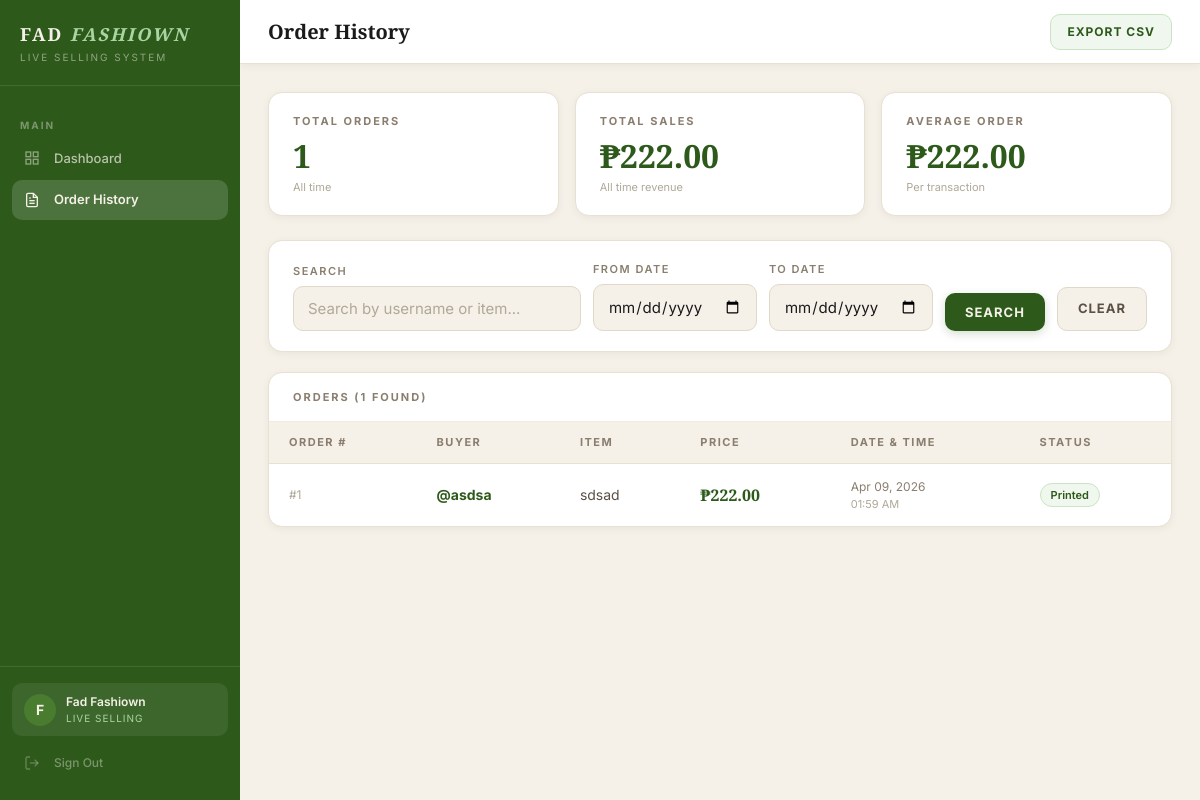
/orders (signed in), run on the app's committed database.
### auth/models.py (models this page shows, shortened)
class Client(UserMixin, db.Model):
    __tablename__ = 'clients'
    id = db.Column(db.Integer, primary_key=True)
    business_name = db.Column(db.String(100), nullable=False)
    email = db.Column(db.String(120), unique=True, nullable=False)
    password_hash = db.Column(db.String(255), nullable=False)
    plan = db.Column(db.String(20), default='active')
    is_active = db.Column(db.Boolean, default=True)
    is_admin = db.Column(db.Boolean, default=False)
    created_at = db.Column(db.DateTime, default=datetime.utcnow)
    last_login = db.Column(db.DateTime, nullable=True)
    orders = db.relationship('Order', backref='client', lazy=True)

class Order(db.Model):
    __tablename__ = 'orders'
    id = db.Column(db.Integer, primary_key=True)
    client_id = db.Column(
        db.Integer,
        db.ForeignKey('clients.id'),
        nullable=False
    )
    buyer_username = db.Column(db.String(100), nullable=False)
    item_name = db.Column(db.String(200), nullable=False)
    price = db.Column(db.Float, nullable=False)
    timestamp = db.Column(db.DateTime, default=datetime.utcnow)
    label_printed = db.Column(db.Boolean, default=False)

### dashboard/routes.py (the view, shortened to what this page needs)
@dashboard.route('/orders')
@login_required
def orders():
    if current_user.is_admin:
        return redirect(url_for('auth.admin_panel'))
    search = request.args.get('search', '').strip()
    date_from = request.args.get('date_from', '')
    date_to = request.args.get('date_to', '')
    page = request.args.get('page', 1, type=int)
    per_page = 20
    query = Order.query.filter_by(client_id=current_user.id)
    if search:
        query = query.filter(
            Order.buyer_username.ilike(f'%{search}%') |
            Order.item_name.ilike(f'%{search}%')
        )
    all_orders = Order.query.filter_by(client_id=current_user.id).all()
    total_orders = len(all_orders)
    total_sales = sum(o.price for o in all_orders)
    orders_paginated = query.order_by(
        Order.timestamp.desc()
    ).paginate(page=page, per_page=per_page, error_out=False)
    return render_template(
        'orders.html',
        orders=orders_paginated,
        search=search,
        date_from=date_from,
        date_to=date_to,
        total_orders=total_orders,
        total_sales=total_sales,
        business_name=current_user.business_name
    )

### templates/orders.html (shortened to what this page needs)
{% extends "base.html" %}
{% block page_title %}Order History{% endblock %}
{% block topbar_right %}
<a href="/orders/export" class="btn btn-export">Export CSV</a>
{% endblock %}
{% block content %}
<div class="stats-grid">
    <div class="stat-card">
        <div class="stat-label">Total Orders</div>
        <div class="stat-number">{{ total_orders }}</div>
        <div class="stat-sub">All time</div>
    </div>
    <div class="stat-card">
        <div class="stat-label">Total Sales</div>
        <div class="stat-number">₱{{ "%.2f"|format(total_sales) }}</div>
        <div class="stat-sub">All time revenue</div>
    </div>
    <div class="stat-card">
        <div class="stat-label">Average Order</div>
        <div class="stat-number">
            ₱{{ "%.2f"|format(total_sales / total_orders) if total_orders > 0 else "0.00" }}
        </div>
        <div class="stat-sub">Per transaction</div>
    </div>
</div>
<div class="filters-card">
    <form method="GET" action="/orders">
        <div class="filters-row">
            <div class="form-group" style="margin:0">
                <label class="form-label">Search</label>
                <input type="text" name="search" class="form-input"
                       value="{{ search }}"
                       placeholder="Search by username or item..." />
            </div>
            <div class="form-group" style="margin:0">
                <label class="form-label">From Date</label>
                <input type="date" name="date_from"
                       class="form-input" value="{{ date_from }}" />
            </div>
            <div class="form-group" style="margin:0">
                <label class="form-label">To Date</label>
                <input type="date" name="date_to"
                       class="form-input" value="{{ date_to }}" />
            </div>
            <div class="form-group" style="margin:0">
                <label class="form-label">&nbsp;</label>
                <button type="submit" class="btn btn-primary">Search</button>
            </div>
            <div class="form-group" style="margin:0">
                <label class="form-label">&nbsp;</label>
                <a href="/orders" class="btn btn-secondary">Clear</a>
            </div>
        </div>
    </form>
</div>
<div class="table-card">
    <div class="table-header">
        <span class="card-title">Orders ({{ orders.total }} found)</span>
    </div>
    {% if orders.items %}
    <table>
        <thead>
            <tr>
                <th>Order #</th>
                <th>Buyer</th>
                <th>Item</th>
                <th>Price</th>
                <th>Date & Time</th>
                <th>Status</th>
            </tr>
        </thead>
        <tbody>
            {% for order in orders.items %}
            <tr>
                <td class="td-id">#{{ order.id }}</td>
                <td class="td-buyer">@{{ order.buyer_username }}</td>
                <td class="td-item">{{ order.item_name }}</td>
                <td class="td-price">₱{{ "%.2f"|format(order.price) }}</td>
                <td class="td-time">
                    {{ order.timestamp.strftime('%b %d, %Y') }}
                    <span style="color:var(--text-light);display:block;font-size:11px">
                        {{ order.timestamp.strftime('%I:%M %p') }}
                    </span>
                </td>
                <td><span class="badge badge-success">Printed</span></td>
            </tr>
            {% endfor %}
        </tbody>
    </table>
    {% endif %}
</div>
{% endblock %}

### templates/base.html (shortened to what this page needs)
<!DOCTYPE html>
<html lang="en">
<head>
    <link rel="stylesheet" href="/static/style.css">
</head>
<body>
<div class="app-layout">
    <aside class="sidebar" id="sidebar">
        <div class="sidebar-brand">
            <div class="brand-name">FAD <em>FASHIOWN</em></div>
            <div class="brand-sub">Live Selling System</div>
        </div>
        <nav class="sidebar-nav">
            {% if current_user.is_admin %}
            <div class="nav-section-label">Management</div>
            <a href="/admin"
               class="nav-item {% if request.endpoint == 'auth.admin_panel' %}active{% endif %}">
                <span class="nav-icon">
                    <svg width="16" height="16" fill="none" stroke="currentColor" stroke-width="2" viewBox="0 0 24 24">
                        <path d="M17 21v-2a4 4 0 0 0-4-4H5a4 4 0 0 0-4 4v2"/>
                        <circle cx="9" cy="7" r="4"/>
                        <path d="M23 21v-2a4 4 0 0 0-3-3.87"/>
                        <path d="M16 3.13a4 4 0 0 1 0 7.75"/>
                    </svg>
                </span>
                Client Management
            </a>
            {% else %}
            <div class="nav-section-label">Main</div>
            <a href="/"
               class="nav-item {% if request.endpoint == 'dashboard.index' %}active{% endif %}">
                <span class="nav-icon">
                    <svg width="16" height="16" fill="none" stroke="currentColor" stroke-width="2" viewBox="0 0 24 24">
                        <rect x="3" y="3" width="7" height="7"/>
                        <rect x="14" y="3" width="7" height="7"/>
                        <rect x="3" y="14" width="7" height="7"/>
                        <rect x="14" y="14" width="7" height="7"/>
                    </svg>
                </span>
                Dashboard
            </a>
            <a href="/orders"
               class="nav-item {% if request.endpoint == 'dashboard.orders' %}active{% endif %}">
                <span class="nav-icon">
                    <svg width="16" height="16" fill="none" stroke="currentColor" stroke-width="2" viewBox="0 0 24 24">
                        <path d="M14 2H6a2 2 0 0 0-2 2v16a2 2 0 0 0 2 2h12a2 2 0 0 0 2-2V8z"/>
                        <polyline points="14 2 14 8 20 8"/>
                        <line x1="16" y1="13" x2="8" y2="13"/>
                        <line x1="16" y1="17" x2="8" y2="17"/>
                        <polyline points="10 9 9 9 8 9"/>
                    </svg>
                </span>
                Order History
            </a>
            {% endif %}
        </nav>
        <div class="sidebar-footer">
            <div class="client-info">
                <div class="client-avatar">
                    {{ current_user.business_name[0].upper() }}
                </div>
                <div class="client-details">
                    <div class="client-name">{{ current_user.business_name }}</div>
                    <div class="client-plan">
                        {% if current_user.is_admin %}System Administrator{% else %}Live Selling{% endif %}
                    </div>
                </div>
            </div>
            <a href="/logout" class="nav-item nav-signout">
                <span class="nav-icon">
                    <svg width="16" height="16" fill="none" stroke="currentColor" stroke-width="2" viewBox="0 0 24 24">
                        <path d="M9 21H5a2 2 0 0 1-2-2V5a2 2 0 0 1 2-2h4"/>
                        <polyline points="16 17 21 12 16 7"/>
                        <line x1="21" y1="12" x2="9" y2="12"/>
                    </svg>
                </span>
                Sign Out
            </a>
        </div>
    </aside>
    <main class="main-content">
        <div class="topbar">
            <div style="display:flex;align-items:center;gap:14px">
                <div class="topbar-title">{% block page_title %}{% endblock %}</div>
            </div>
            <div class="topbar-right">
                {% block topbar_right %}{% endblock %}
            </div>
        </div>
        <div class="page-content">
            {% block content %}{% endblock %}
        </div>
    </main>
</div>
</body>
</html>

### data on the page
Client: business_name "F", business_name "Fad Fashiown"
Order: id "1", buyer_username "asdsa", item_name "sdsad", price "222.00", timestamp "Apr 09, 2026", timestamp "01:59 AM"

### other printed values
{{ total_orders }} "1"
{{ "%.2f"|format(total_sales) }} "222.00"
{{ orders.total }} "1"
